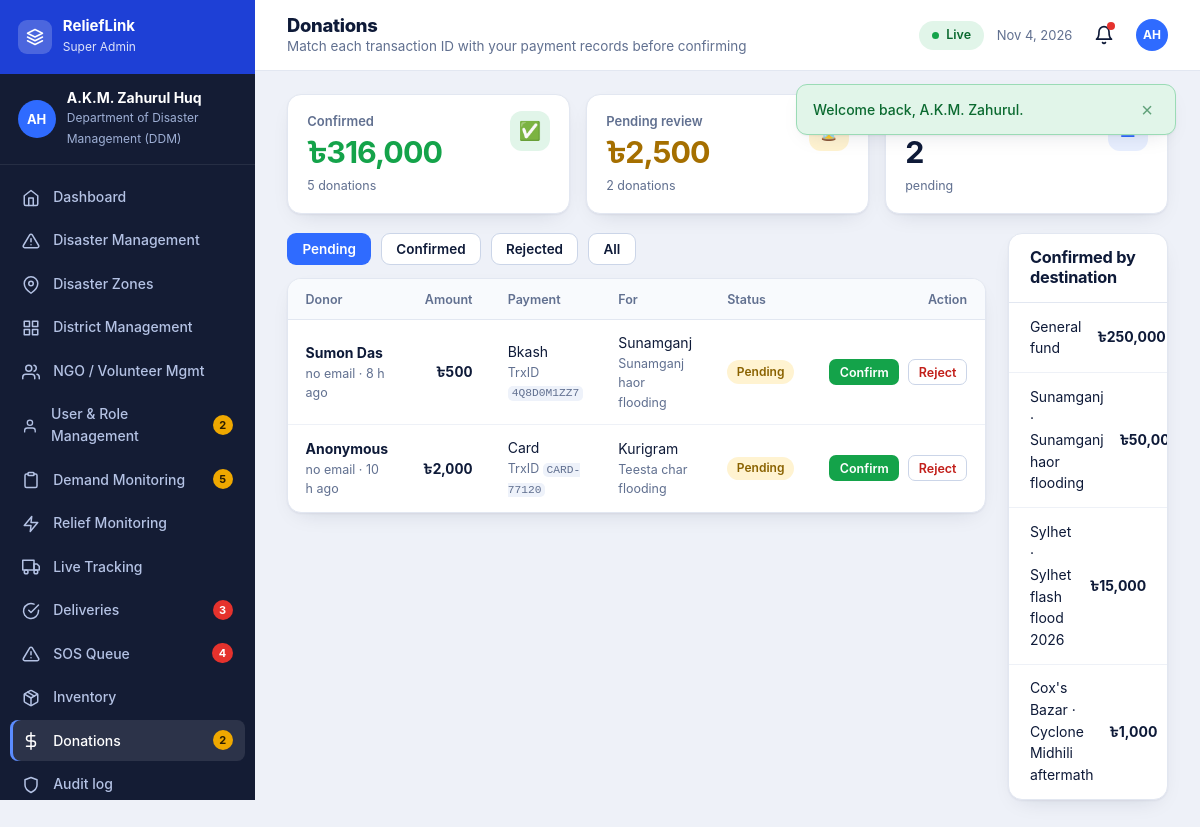
The app's page /dashboard/donations.php (signed in) with its own data.
### tables this page shows
CREATE TABLE users (
  id INT AUTO_INCREMENT PRIMARY KEY, first_name VARCHAR(60) NOT NULL, last_name VARCHAR(60) NOT NULL,
  email VARCHAR(150) NOT NULL UNIQUE, phone VARCHAR(15) NOT NULL UNIQUE, password_hash VARCHAR(255) NOT NULL,
  role ENUM('super_admin','district_admin','ngo','coordinator','audit') NOT NULL,
  district_id INT NULL, zone_id INT NULL, organization VARCHAR(150) NULL,
  status ENUM('pending','active','suspended') NOT NULL DEFAULT 'pending',
  settings TEXT NULL, last_login DATETIME NULL, created_at DATETIME NOT NULL DEFAULT CURRENT_TIMESTAMP,
  FOREIGN KEY (district_id) REFERENCES districts(id) ON DELETE SET NULL, INDEX (role, status)
);

CREATE TABLE donations (
  id INT AUTO_INCREMENT PRIMARY KEY, donor_name VARCHAR(100) NOT NULL DEFAULT 'Anonymous', email VARCHAR(150) NOT NULL DEFAULT '',
  amount DECIMAL(14,2) NOT NULL, method VARCHAR(20) NOT NULL, trx_ref VARCHAR(60) NOT NULL, disaster_id INT NULL, message VARCHAR(255) NULL,
  status ENUM('pending','confirmed','rejected') NOT NULL DEFAULT 'pending', confirmed_by INT NULL, created_at DATETIME NOT NULL DEFAULT CURRENT_TIMESTAMP, INDEX (status)
);

CREATE TABLE districts (
  id INT AUTO_INCREMENT PRIMARY KEY, name VARCHAR(60) NOT NULL UNIQUE, division VARCHAR(40) NOT NULL,
  lat DECIMAL(8,5) NOT NULL, lng DECIMAL(8,5) NOT NULL, INDEX (division)
);

CREATE TABLE disasters (
  id INT AUTO_INCREMENT PRIMARY KEY, title VARCHAR(160) NOT NULL,
  type ENUM('flood','cyclone','landslide','erosion','earthquake','fire','drought','other') NOT NULL,
  severity ENUM('low','medium','high','critical') NOT NULL, status ENUM('active','monitoring','resolved') NOT NULL DEFAULT 'active',
  district_id INT NOT NULL, affected_people INT NOT NULL DEFAULT 0, families INT NOT NULL DEFAULT 0, description TEXT NULL,
  declared_by INT NULL, declared_at DATETIME NOT NULL DEFAULT CURRENT_TIMESTAMP,
  FOREIGN KEY (district_id) REFERENCES districts(id), INDEX (status, severity)
);

### dashboard/donations.php (the view, shortened to what this page needs)
<?php
require __DIR__ . '/../includes/bootstrap.php';
require __DIR__ . '/../includes/layout.php';
$u = require_role(['super_admin', 'audit']);
$st = $_GET['status'] ?? 'pending'; $w = ''; $p = [];
if (in_array($st, ['pending', 'confirmed', 'rejected'], true)) { $w = ' WHERE n.status=?'; $p[] = $st; } else $st = 'all';
$list = rows("SELECT n.*, d.title AS dtitle, di.name AS district FROM donations n LEFT JOIN disasters d ON d.id=n.disaster_id LEFT JOIN districts di ON di.id=d.district_id$w ORDER BY n.status='pending' DESC, n.created_at DESC LIMIT 200", $p);
$t = row("SELECT COALESCE(SUM(CASE WHEN status='confirmed' THEN amount END),0) conf, COALESCE(SUM(CASE WHEN status='pending' THEN amount END),0) pend, SUM(status='pending') pn, SUM(status='confirmed') cn FROM donations");
$by = rows("SELECT COALESCE(CONCAT(di.name,' · ',d.title),'General fund') label, SUM(n.amount) amt FROM donations n LEFT JOIN disasters d ON d.id=n.disaster_id LEFT JOIN districts di ON di.id=d.district_id WHERE n.status='confirmed' GROUP BY label ORDER BY amt DESC LIMIT 8");
dash_head('Donations', 'donations', 'Match each transaction ID with your payment records before confirming');
?>
<div class="kpis" style="grid-template-columns:repeat(3,1fr)">
  <div class="kpi green"><div><small>Confirmed</small><b><?= money($t['conf']) ?></b><span><?= (int)$t['cn'] ?> donations</span></div><span class="ic g">✅</span></div>
  <div class="kpi amber"><div><small>Pending review</small><b><?= money($t['pend']) ?></b><span><?= (int)$t['pn'] ?> donations</span></div><span class="ic a">⏳</span></div>
  <div class="kpi"><div><small>Showing</small><b><?= count($list) ?></b><span><?= e($st) ?></span></div><span class="ic b">☰</span></div>
</div>
<div class="cols c21">
<div><?php tabs(['pending' => 'Pending', 'confirmed' => 'Confirmed', 'rejected' => 'Rejected', 'all' => 'All'], $st); ?>
<section class="panel" style="margin-top:.8rem"><table class="tbl"><thead><tr><th>Donor</th><th class="num">Amount</th><th>Payment</th><th>For</th><th>Status</th><th style="text-align:right">Action</th></tr></thead><tbody>
<?php foreach ($list as $d): ?>
  <tr><td><b><?= e($d['donor_name']) ?></b><small><?= e($d['email'] ?: 'no email') ?> · <?= ago($d['created_at']) ?></small></td><td class="num"><b><?= money($d['amount']) ?></b></td>
    <td><?= e(ucfirst($d['method'])) ?><small>TrxID <code><?= e($d['trx_ref']) ?></code></small></td>
    <td><?= $d['dtitle'] ? e($d['district']) . '<small>' . e($d['dtitle']) . '</small>' : '<small>General fund</small>' ?></td><td><?= badge($d['status']) ?></td>
    <td><?php if ($d['status'] === 'pending'): ?><form method="post" class="actions" style="display:flex"><?= csrf_field() ?><input type="hidden" name="id" value="<?= (int)$d['id'] ?>"><button class="btn btn-green btn-xs" name="action" value="confirm">Confirm</button><button class="btn btn-outline btn-xs" name="action" value="reject" style="color:var(--red-d)">Reject</button></form><?php endif; ?></td></tr>
<?php endforeach; if (!$list): ?><tr><td colspan="6" class="empty">No donations in this view.</td></tr><?php endif; ?>
</tbody></table></section></div>
<section class="panel"><header><h2>Confirmed by destination</h2></header>
  <?php foreach ($by as $b): ?><div class="list-row"><span><?= e($b['label']) ?></span><b><?= money($b['amt']) ?></b></div><?php endforeach; if (!$by): ?><div class="empty">Nothing confirmed yet.</div><?php endif; ?></section>
</div>
<?php dash_foot();

### includes/layout.php (shortened to what this page needs)
<?php
function head(string $title, string $bodyClass = ''): void {
    $u = user(); $st = $u ? user_settings($u['settings'] ?? null) : [];
    echo '<!doctype html><html lang="en"><head><meta charset="utf-8"><meta name="viewport" content="width=1280">'
       . '<title>' . e($title) . ' · ' . e(APP_NAME) . '</title>'
       . '<link rel="icon">'
       . '<link rel="stylesheet" href="' . e(url('assets/css/style.css')) . '"></head>'
       . '<body class="' . e($bodyClass) . ($st && !empty($st['datasaver']) ? ' data-saver' : '') . '" data-base="' . e(base_path()) . '" data-csrf="' . e(csrf_token()) . '"'
       . ($u ? ' data-offline="' . (int)$st['offline'] . '" data-autosync="' . (int)$st['autosync'] . '" data-datasaver="' . (int)$st['datasaver'] . '" data-uid="' . (int)$u['id'] . '"' : '') . '>';
    if (!empty($_SESSION['flash'])) {
        echo '<div class="flash-wrap" role="status">';
        foreach ($_SESSION['flash'] as [$t, $m]) echo '<div class="flash ' . e($t) . '"><span>' . e($m) . '</span><button type="button" aria-label="Dismiss" data-dismiss>×</button></div>';
        echo '</div>';
    }
}
function icon(string $n): string {
    return '<svg viewBox="0 0 24 24" aria-hidden="true">' . ($p[$n] ?? $p['grid']) . '</svg>';
}
function dash_nav(string $role): array {
    $common = [['notifications', 'Notifications', 'bell'], ['profile', 'My Profile', 'user'], ['settings', 'Settings', 'sliders'], ['help', 'Help & Emergency Info', 'help']];
    $own = match ($role) {
        'super_admin' => [['index', 'Dashboard', 'home'], ['disasters', 'Disaster Management', 'alert'], ['zones', 'Disaster Zones', 'pin'], ['districts', 'District Management', 'grid'], ['ngos', 'NGO / Volunteer Mgmt', 'users'], ['users', 'User & Role Management', 'user'],
            ['demands', 'Demand Monitoring', 'clipboard'], ['missions', 'Relief Monitoring', 'zap'], ['tracking', 'Live Tracking', 'truck'], ['deliveries', 'Deliveries', 'check'], ['sos', 'SOS Queue', 'alert'], ['inventory', 'Inventory', 'box'], ['donations', 'Donations', 'dollar'], ['audit', 'Audit log', 'shield']],
        'district_admin' => [['index', 'Dashboard', 'home'], ['disasters', 'Disasters', 'alert'], ['zones', 'Disaster Zones', 'pin'], ['demands', 'Demand Management', 'clipboard'], ['ngos', 'NGO Coordination', 'users'], ['missions', 'Relief Dispatch', 'zap'], ['tracking', 'Live Tracking', 'truck'], ['sos', 'SOS Monitoring', 'alert'], ['analytics', 'District Analytics', 'chart']],
        'ngo' => [['index', 'Dashboard', 'home'], ['inventory', 'Inventory Management', 'box'], ['available', 'Available Demands', 'clipboard'], ['missions', 'My Missions', 'zap'], ['dispatch', 'Dispatch Relief', 'alert'], ['tracking', 'Live Tracking', 'pin'], ['team', 'Team Management', 'users'], ['vehicles', 'Vehicle Management', 'truck'], ['confirm', 'Delivery Confirmation', 'check']],
        'coordinator' => [['index', 'Dashboard', 'home'], ['demand-new', 'Submit Demand', 'plus'], ['demands', 'Demand History', 'clipboard'], ['missions', 'Active Missions', 'zap'], ['sos', 'Emergency SOS', 'alert'], ['confirm', 'Delivery Confirmation', 'check'], ['sync', 'Offline & Sync', 'sync']],
        default => [['index', 'Audit Dashboard', 'home'], ['deliveries', 'Pending Verification', 'clipboard'], ['history', 'Audit History', 'clock'], ['report', 'Audit Report', 'file'], ['donations', 'Donations', 'dollar'], ['audit', 'Audit log', 'shield']],
    };
    return array_merge($own, $common);
}
function district_scope(array $u, string $col): array {
    return in_array($u['role'], ['district_admin', 'coordinator'], true) && $u['district_id'] ? [" AND $col = ?", [(int)$u['district_id']]] : ['', []];
}
function dash_counts(array $u): array {
    $c = []; $r = $u['role'];
    [$dsd, $dpd] = district_scope($u, 'district_id');
    if (in_array($r, ['super_admin', 'district_admin'], true)) $c['demands'] = [(int)val("SELECT COUNT(*) FROM demands WHERE status='pending'$dsd", $dpd), 'amber'];
    if (in_array($r, ['super_admin', 'district_admin'], true)) $c['sos'] = (int)val("SELECT COUNT(*) FROM sos_requests WHERE status='new'$dsd", $dpd);
    if (in_array($r, ['super_admin', 'audit'], true)) { $c['deliveries'] = (int)val("SELECT COUNT(*) FROM deliveries WHERE status='pending'"); $c['donations'] = [(int)val("SELECT COUNT(*) FROM donations WHERE status='pending'"), 'amber']; }
    if ($r === 'super_admin') $c['users'] = [(int)val("SELECT COUNT(*) FROM users WHERE status='pending'"), 'amber'];
    $c['notifications'] = (int)val('SELECT COUNT(*) FROM notifications WHERE user_id=? AND is_read=0', [(int)$u['id']]);
    return $c;
}
function dash_head(string $title, string $active, string $sub = ''): void {
    $u = user();
    head($title, 'dash-page role-' . ($u['role'] ?? ''));
    $counts = dash_counts($u);
    $ini = mb_substr($u['first_name'], 0, 1) . mb_substr($u['last_name'], 0, 1);
    echo '<div class="dash"><aside class="side"><div class="side-head"><span class="mark">' . icon('layers') . '</span><div><b>ReliefLink</b><small>' . e(ROLES[$u['role']][0]) . '</small></div></div>'
       . '<div class="who"><span class="av">' . e($ini) . '</span><div><b>' . e($u['first_name'] . ' ' . $u['last_name']) . '</b><small>' . e($u['organization'] ?: ($u['district_name'] ?: 'National')) . '</small></div></div><nav aria-label="Dashboard">';
    foreach (dash_nav($u['role']) as [$k, $label, $ic]) {
        $n = $counts[$k] ?? 0; $tone = 'red'; if (is_array($n)) { [$n, $tone] = $n; }
        echo '<a href="' . e(url('dashboard/' . ($k === 'index' ? '' : $k . '.php'))) . '"' . ($active === $k ? ' class="on" aria-current="page"' : '') . '><span class="ni">' . icon($ic) . '</span>' . e($label)
           . ($n ? '<em class="' . $tone . '">' . $n . '</em>' : '') . ($k === 'sync' ? '<em class="amber" data-sync-badge hidden></em>' : '') . '</a>';
    }
    echo '</nav><div class="side-foot"><a href="' . e(url('')) . '">' . icon('external') . 'Public Site</a><a href="' . e(url('logout.php')) . '">' . icon('logout') . 'Sign Out</a></div></aside>'
       . '<div class="main"><header class="top"><div><h1>' . e($title) . '</h1>' . ($sub ? '<p>' . e($sub) . '</p>' : '') . '</div>'
       . '<div class="top-r"><span class="net-pill" data-net><i></i><span>Live</span></span><span class="date-pill">' . date('M j, Y') . '</span><a class="bell" href="' . e(url('dashboard/notifications.php')) . '" title="Notifications" aria-label="Notifications">' . icon('bell') . (($counts['notifications'] ?? 0) ? '<em></em>' : '') . '</a><span class="av sm">' . e($ini) . '</span></div></header><main class="content">';
}
function dash_foot(): void {
    echo '</main></div></div><script src="' . e(url('assets/js/map.js')) . '"></script><script src="' . e(url('assets/js/charts.js')) . '"></script><script src="' . e(url('assets/js/main.js')) . '"></script></body></html>';
}
function tabs(array $tabs, string $cur, string $param = 'status', array $counts = []): void {
    echo '<div class="toolbar" role="tablist">';
    foreach ($tabs as $k => $label) {
        $q = array_merge($_GET, [$param => $k]); unset($q['id'], $q['match'], $q['view'], $q['accept']);
        echo '<a class="btn btn-sm ' . ($cur === (string)$k ? 'btn-primary' : 'btn-outline') . '" href="?' . e(http_build_query($q)) . '">' . e($label) . (isset($counts[$k]) ? ' (' . (int)$counts[$k] . ')' : '') . '</a>';
    }
    echo '</div>';
}

### includes/bootstrap.php (shortened to what this page needs)
<?php
function base_path(): string {
    static $b = null;
    if ($b !== null) return $b;
    $root = str_replace('\\', '/', (string)realpath(__DIR__ . '/..'));
    $doc  = str_replace('\\', '/', (string)realpath($_SERVER['DOCUMENT_ROOT'] ?? ''));
    if ($doc !== '' && strpos($root, $doc) === 0) return $b = rtrim(substr($root, strlen($doc)), '/');
    $dir = str_replace('\\', '/', dirname($_SERVER['SCRIPT_NAME'] ?? ''));
    $dir = preg_replace('#/(dashboard|api)$#', '', $dir);
    return $b = rtrim($dir === '/' ? '' : $dir, '/');
}
function url(string $path = ''): string { return base_path() . '/' . ltrim($path, '/'); }
function e($v): string { return htmlspecialchars((string)$v, ENT_QUOTES | ENT_SUBSTITUTE, 'UTF-8'); }
function money($n): string { return '৳' . number_format((float)$n); }
function ago(?string $dt): string {
    $s = max(0, time() - strtotime($dt));
    if ($s < 86400) return floor($s / 3600) . ' h ago';
    return date('j M Y', strtotime($dt));
}
function badge(string $status): string {
    static $map = [
        'critical' => 'red', 'high' => 'orange', 'medium' => 'amber', 'low' => 'green',
        'active' => 'red', 'monitoring' => 'amber', 'resolved' => 'green',
        'pending' => 'amber', 'confirmed' => 'green', 'verified' => 'green', 'rejected' => 'red',
        'new' => 'red', 'assigned' => 'blue', 'planned' => 'gray', 'in_transit' => 'blue',
        'completed' => 'green', 'cancelled' => 'gray', 'suspended' => 'red',
    ];
    return '<span class="badge b-' . ($map[$status] ?? 'gray') . '">' . e(ucfirst(str_replace('_', ' ', $status))) . '</span>';
}
function db(): PDO {
    static $pdo = null;
    if ($pdo) return $pdo;
    try {
        $pdo = new PDO('mysql:host=' . DB_HOST . ';dbname=' . DB_NAME . ';charset=utf8mb4', DB_USER, DB_PASS, [
            PDO::ATTR_ERRMODE => PDO::ERRMODE_EXCEPTION,
            PDO::ATTR_DEFAULT_FETCH_MODE => PDO::FETCH_ASSOC,
            PDO::ATTR_EMULATE_PREPARES => false,
        ]);
        $pdo->exec("SET time_zone = '+06:00'");
    } catch (PDOException $ex) {
        http_response_code(500);
        exit('<h1>Database connection failed</h1><p>Import <code>database/schema.sql</code> and check <code>config/config.php</code>.</p>');
    }
    return $pdo;
}
function q(string $sql, array $p = []): PDOStatement {
    $st = db()->prepare($sql);
    foreach (array_values($p) as $i => $v) {
        $st->bindValue($i + 1, $v, $v === null ? PDO::PARAM_NULL : (is_int($v) ? PDO::PARAM_INT : PDO::PARAM_STR));
    }
    $st->execute();
    return $st;
}
function rows(string $sql, array $p = []): array { return q($sql, $p)->fetchAll(); }
function row(string $sql, array $p = []): ?array { $r = q($sql, $p)->fetch(); return $r ?: null; }
function val(string $sql, array $p = []) { $r = q($sql, $p)->fetch(PDO::FETCH_NUM); return $r ? $r[0] : null; }
function csrf_token(): string {
    return $_SESSION['csrf'];
}
function user(): ?array {
    static $u = false;
    if ($u !== false) return $u;
    $u = null;
    if (!empty($_SESSION['uid'])) {
        $u = row('SELECT u.*, d.name AS district_name FROM users u LEFT JOIN districts d ON d.id=u.district_id WHERE u.id=?', [(int)$_SESSION['uid']]);
    }
    return $u;
}
function require_role(array $roles): array {
    $u = user();
    return $u;
}
function user_settings(?string $json): array {
    $d = ['alert_sos' => 1, 'alert_mission' => 1, 'alert_demand' => 1, 'alert_system' => 1, 'email' => 1, 'sms' => 1, 'offline' => 1, 'autosync' => 1, 'datasaver' => 0];
    $j = $json ? json_decode($json, true) : null;
    return is_array($j) ? array_merge($d, array_map('intval', $j)) : $d;
}

### records on screen
users: role "Super Admin", ini "AH", first_name+last_name "A.K.M. Zahurul Huq", organization "Department of Disaster Management (DDM)"
donations: donor_name "Sumon Das", email "no email", created_at "8 h ago", amount "৳500", method "Bkash", trx_ref "4Q8D0M1ZZ7", districts.name "Sunamganj", disaster.title "Sunamganj haor flooding", status "Pending"
donations: donor_name "Anonymous", email "no email", created_at "10 h ago", amount "৳2,000", method "Card", trx_ref "CARD-77120", districts.name "Kurigram", disaster.title "Teesta char flooding", status "Pending"

### other values on screen
$m "Welcome back, A.K.M. Zahurul."
$label "Dashboard"
$label "Disaster Management"
$label "Disaster Zones"
$label "District Management"
$label "NGO / Volunteer Mgmt"
$label "User & Role Management"
$n "2"
$label "Demand Monitoring"
$n "5"
$label "Relief Monitoring"
$label "Live Tracking"
$label "Deliveries"
$n "3"
$label "SOS Queue"
